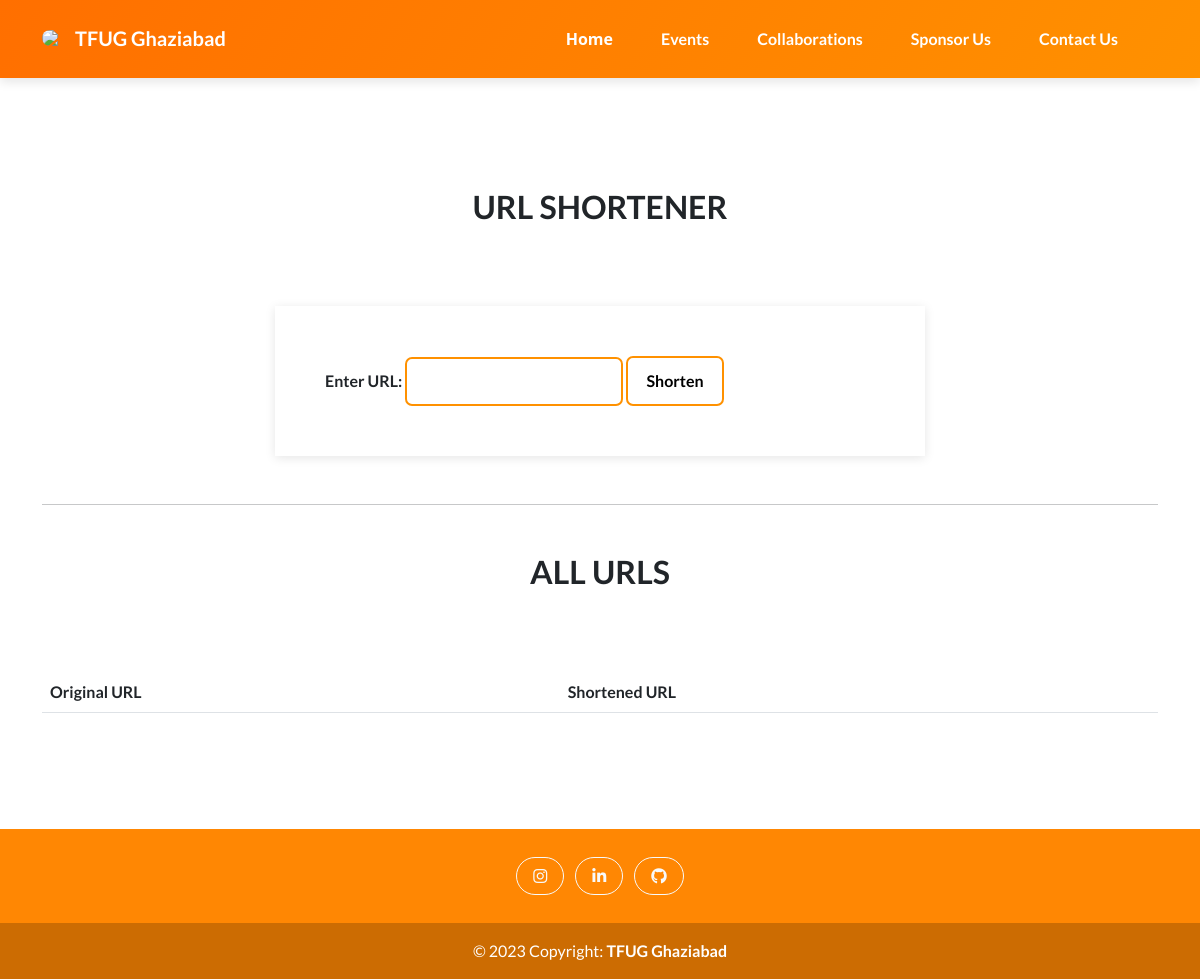
/link/url_tfugifier/, run on an earlier commit of the app's database.
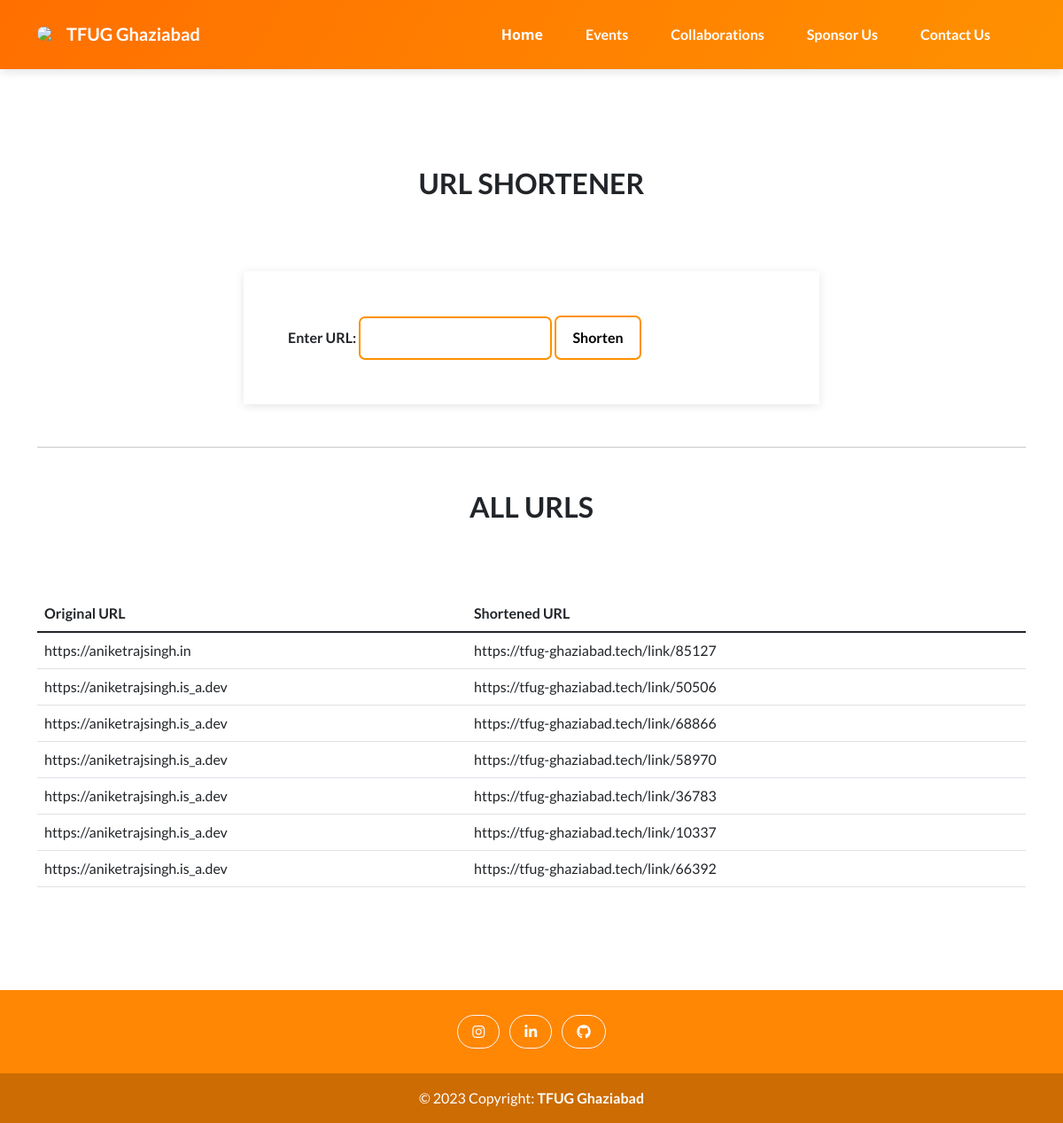
And on a later commit of the database.
### urlshortener/models.py (models this page shows, shortened)
class URL(models.Model):
    original_url = models.URLField()
    short_code = models.CharField(max_length=10, unique=True, blank=True)
    tfug_url = models.URLField(blank=True)

### urlshortener/views.py (the view)
# urls.py: path('url_tfugifier/', urlshortner, name='urlshortner'),
def urlshortner(request):
    if request.method == 'POST':
        original_url = request.POST['original_url']
        url_instance = URL(original_url=original_url)
        url_instance.save()
        short_url = url_instance.tfug_url
    else:
        short_url = None
    urls = URL.objects.all()
    return render(request, 'urlshortner.html', {'short_url': short_url, 'urls': urls})

### template/urlshortner.html (shortened to what this page needs)
<!DOCTYPE html>
<html>
<head>
    <link rel="stylesheet" href="/static/assets/bootstrap/css/bootstrap.min.css">
    <link rel="stylesheet" href="https://cdnjs.cloudflare.com/ajax/libs/ionicons/2.0.1/css/ionicons.min.css">
    <link rel="stylesheet" href="https://cdnjs.cloudflare.com/ajax/libs/pikaday/1.6.1/css/pikaday.min.css">
    <link rel="stylesheet" href="https://cdnjs.cloudflare.com/ajax/libs/font-awesome/6.4.2/css/all.min.css"
 />
</head>
<body>
    <nav class="navbar navbar-dark navbar-expand-lg fixed-top bg-white portfolio-navbar gradient">
        <div class="container">
            <div class="collapse navbar-collapse" id="navbarNav">
                <div style="display: flex;align-items: center;">
                    <img style="margin-right:3px;margin-bottom:3px;" class="border rounded-pill border-0" src="https://i.ibb.co/86XxJxq/Untitled-1.png" width="30px">
                    <h5 style="color: #ffffff; font-weight: bolder;margin-top: 5px;">TFUG Ghaziabad</h5>
                </div>
                <ul class="navbar-nav ms-auto">
                    <li class="nav-item"><a class="nav-link active" href="/">Home</a></li>
                    <li class="nav-item"><a class="nav-link" href="/events">Events</a></li>
                    <li class="nav-item"><a class="nav-link" href="/collaborations">Collaborations</a></li>
                    <li class="nav-item"><a class="nav-link" href="/sponsor">Sponsor Us</a></li>
                    <li class="nav-item"><a class="nav-link" href="/contact">Contact Us</a></li>
                </ul>
            </div>
        </div>
    </nav>
    <main class="page projects-page">
        <section class="portfolio-block projects-cards">
            <div class="container">
                <div class="heading">
                    <h2>URL Shortener</h2>
                </div>
                <div class="row">
                    <div class="col-md-12">
                        <form method="post">
                            <b><label for="original_url">Enter URL:</label></b>
                            <input style="border: #ff9100 2px solid;border-radius: 7px;padding: 10.5px 18px;" type="url" id="original_url" name="original_url" required>
                            <button class="tensorsite-button" type="submit">Shorten</button>
                        </form>
                        <hr class="w-100 mt-5">
                        <div class="heading mt-5">
                            <h2>All URLS </h2>
                        </div>
                        <table class="table">
                            <thead>
                                <tr>
                                    <th>Original URL</th>
                                    <th>Shortened URL</th>
                                </tr>
                            </thead>
                            <tbody>
                                {% for url in urls %}
                                <tr>
                                    <td>{{ url.original_url }}</td>
                                    <td><a href="{{ url.tfug_url }}" target="_blank">{{ url.tfug_url }}</a></td>
                                </tr>
                                {% endfor %}
                            </tbody>
                        </table>
                    </div>
                </div>
            </div>
        </section>
    </main>
    <footer class="bg-warning text-center text-white">
        <div class="container p-4 pb-0">
            <section class="mb-4">
                <a class="btn btn-outline-light btn-floating m-1" href="https://www.instagram.com/tfug_ghaziabad/"
                    role="button"><i class="fab fa-instagram"></i></a>
                <a class="btn btn-outline-light btn-floating m-1" href="https://www.linkedin.com/groups/9315575/"
                    role="button"><i class="fab fa-linkedin-in"></i></a>
                <a class="btn btn-outline-light btn-floating m-1" href="https://github.com/TFUG-Ghaziabad"
                    role="button"><i class="fab fa-github"></i></a>
            </section>
        </div>
        <div class="text-center p-3" style="background-color: rgba(0, 0, 0, 0.2);">
            © 2023 Copyright:
            <a class="text-white" style="text-decoration: none; font-weight: bold;"
                href="https://tfug-ghaziabad.tech/">TFUG Ghaziabad</a>
        </div>
    </footer>
</body>
</html>

### template/urlshortner.html (style rules this page uses)
hr { width: 200px; margin-inline: auto; }

What changed in the data, as far as the page shows it:
added URL: original_url "https://aniketrajsingh.in", tfug_url "https://tfug-ghaziabad.tech/link/85127"
added URL: original_url "https://aniketrajsingh.is_a.dev", tfug_url "https://tfug-ghaziabad.tech/link/50506"
added URL: original_url "https://aniketrajsingh.is_a.dev", tfug_url "https://tfug-ghaziabad.tech/link/68866"
added URL: original_url "https://aniketrajsingh.is_a.dev", tfug_url "https://tfug-ghaziabad.tech/link/58970"
added URL: original_url "https://aniketrajsingh.is_a.dev", tfug_url "https://tfug-ghaziabad.tech/link/36783"
added URL: original_url "https://aniketrajsingh.is_a.dev", tfug_url "https://tfug-ghaziabad.tech/link/10337"
added URL: original_url "https://aniketrajsingh.is_a.dev", tfug_url "https://tfug-ghaziabad.tech/link/66392"
